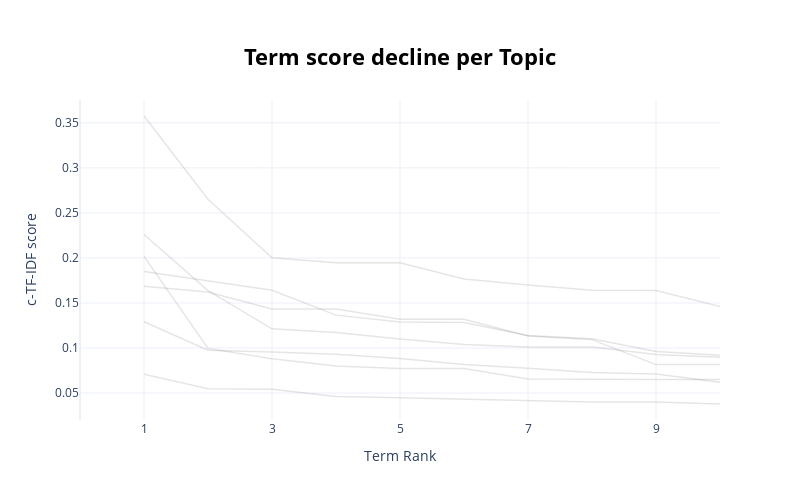

Write notebook code for a chart like this one.
### Code cell
topic_model.visualize_term_rank()

### Figure 1 — Plotly figure (JSON) as saved in the notebook; plotly's stock layout.template omitted (floating-point values rounded to 4 significant figures)
{"data": [{"hovertext": "<b>Topic -1</b>:demand_propose_return_giving_toxic", "line": {"color": "black", "width": 1.5}, "mode": "lines+lines", "name": "", "opacity": 0.1, "type": "scatter", "x": [1, 2, 3, 4, 5, 6, 7, 8, 9, 10], "y": [0.1685, 0.162, 0.1434, 0.1434, 0.1319, 0.1319, 0.1132, 0.1093, 0.08153, 0.08153]}, {"hovertext": "<b>Topic 0</b>:suppliers_wages_lack_workload_compa", "line": {"color": "black", "width": 1.5}, "mode": "lines+lines", "name": "", "opacity": 0.1, "type": "scatter", "x": [1, 2, 3, 4, 5, 6, 7, 8, 9, 10], "y": [0.07089, 0.0547, 0.05422, 0.04618, 0.04478, 0.04324, 0.04198, 0.03998, 0.03997, 0.03779]}, {"hovertext": "<b>Topic 1</b>:communication_internal_environment_", "line": {"color": "black", "width": 1.5}, "mode": "lines+lines", "name": "", "opacity": 0.1, "type": "scatter", "x": [1, 2, 3, 4, 5, 6, 7, 8, 9, 10], "y": [0.1291, 0.09759, 0.09554, 0.093, 0.08825, 0.08176, 0.0775, 0.07269, 0.0711, 0.06197]}, {"hovertext": "<b>Topic 2</b>:opportunities_professional_developm", "line": {"color": "black", "width": 1.5}, "mode": "lines+lines", "name": "", "opacity": 0.1, "type": "scatter", "x": [1, 2, 3, 4, 5, 6, 7, 8, 9, 10], "y": [0.1849, 0.1744, 0.1641, 0.1365, 0.1287, 0.1282, 0.1138, 0.1102, 0.09605, 0.09187]}, {"hovertext": "<b>Topic 3</b>:flexibility_work_life_personal_bala", "line": {"color": "black", "width": 1.5}, "mode": "lines+lines", "name": "", "opacity": 0.1, "type": "scatter", "x": [1, 2, 3, 4, 5, 6, 7, 8, 9, 10], "y": [0.2261, 0.1636, 0.1213, 0.1171, 0.1099, 0.104, 0.1011, 0.1011, 0.09264, 0.08976]}, {"hovertext": "<b>Topic 4</b>:teleworking_allowed_improving_bette", "line": {"color": "black", "width": 1.5}, "mode": "lines+lines", "name": "", "opacity": 0.1, "type": "scatter", "x": [1, 2, 3, 4, 5, 6, 7, 8, 9, 10], "y": [0.2018, 0.0995, 0.08794, 0.08012, 0.07727, 0.07727, 0.06563, 0.06512, 0.06512, 0.06512]}, {"hovertext": "<b>Topic 5</b>:commitment_strong_company_addition_", "line": {"color": "black", "width": 1.5}, "mode": "lines+lines", "name": "", "opacity": 0.1, "type": "scatter", "x": [1, 2, 3, 4, 5, 6, 7, 8, 9, 10], "y": [0.3576, 0.2651, 0.2002, 0.1946, 0.1946, 0.1767, 0.1699, 0.1641, 0.1637, 0.146]}], "layout": {"height": 500, "hoverlabel": {"bgcolor": "white", "font": {"family": "Rockwell", "size": 16}}, "showlegend": false, "title": {"font": {"color": "Black", "size": 22}, "text": "<b>Term score decline per Topic</b>", "x": 0.5, "xanchor": "center", "y": 0.9, "yanchor": "top"}, "width": 800, "xaxis": {"dtick": 2, "range": [0, 10], "tick0": 1, "title": {"text": "Term Rank"}}, "yaxis": {"title": {"text": "c-TF-IDF score"}}}}
